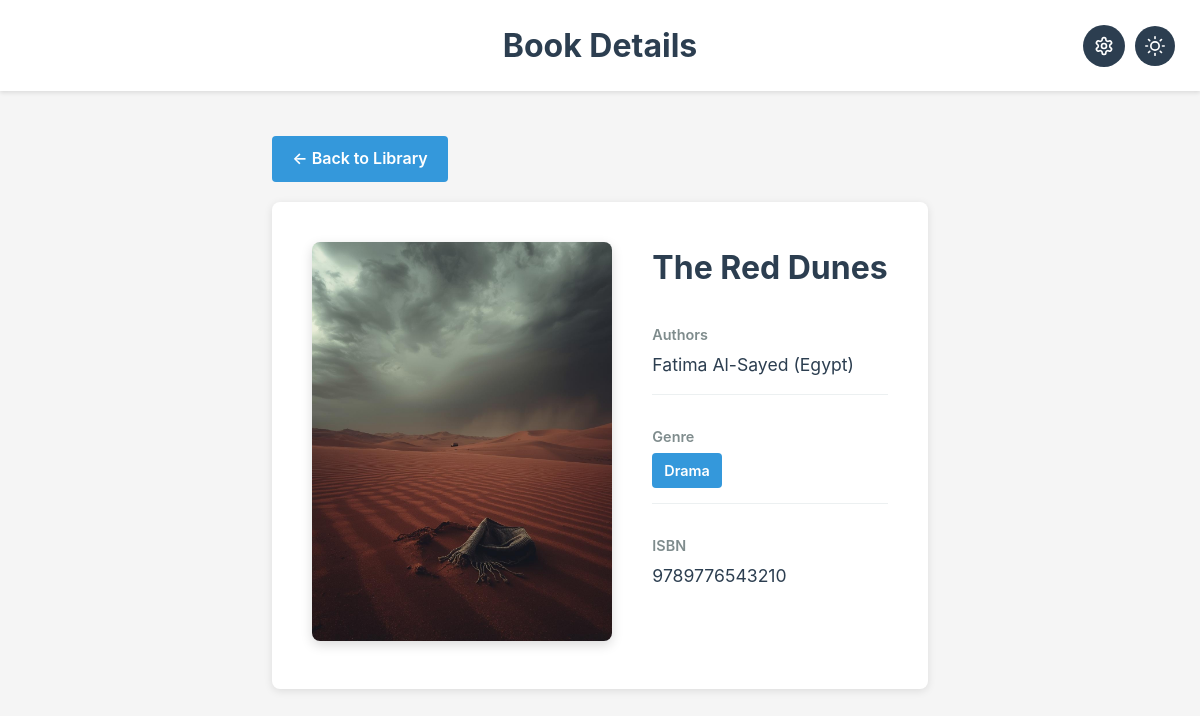
/books/9/, run on the app's committed database.
### bookprocess/models.py (models this page shows, shortened)
class Book(models.Model):
    title = models.CharField(max_length=300) #: Title of the book.
    authors = models.ManyToManyField(Author, through='BookAuthor', related_name='books') #:  Authors related to the book. Uses :class:`BookAuthor` as a through model to preserve order.
    genre = models.ForeignKey(Genre, on_delete=models.PROTECT, default=0) #: Genre foreign key.
    cover = models.ImageField(upload_to='covers/', null=True, blank=True) #:  Optional cover image stored under ``covers/``.
    adapted = models.BooleanField(default=False) #: True if the book was adapted to film.
    film_title = models.CharField(max_length=300, null=True, blank=True) #: Title of the film adaptation when available.
    isbn = models.CharField(
        max_length=13,
        unique=True,
        editable=False,
        validators=[isbn_validator],
        help_text="ISBN-13: 13 digits, generated automatically.",
    ) #: Unique, non-editable ISBN generated for the book.
    class Meta:
        ordering = ['title'] #: Default ordering for books (by title).

class BookAuthor(models.Model):
    book = models.ForeignKey(Book, on_delete=models.CASCADE) #: ForeignKey to the related book.
    author = models.ForeignKey(Author, on_delete=models.PROTECT) #: ForeignKey to the related author.
    order = models.PositiveIntegerField(default=1) #: Position of the author in the book's author list.
    class Meta:
        ordering = ['order'] #: Ensures BookAuthor rows are ordered by the ``order`` field
        constraints = [
            models.UniqueConstraint(fields=['book', 'author'], name='unique_book_author')
        ] #: Enforces a uniqueness constraint across (book, author).

class Author(models.Model):
    first_name = models.CharField(max_length=100) #: Given name of the author.
    last_name = models.CharField(max_length=100) #: Family name of the author.
    nationality = models.ForeignKey(Nationality, on_delete=models.PROTECT, default=0) #: Foreign key to the author's nationality.
    def name(self):
        """Return the author's full name as "First Last".

        Returns
        -------
        str
            Full name composed from ``first_name`` and ``last_name``.
        """
        return f"{self.first_name} {self.last_name}"
    class Meta:
        ordering = ['last_name', 'first_name'] #: Default ordering used when querying authors in the admin.
        constraints = [
            models.UniqueConstraint(fields=['first_name', 'last_name', 'nationality'], name='unique_author')
        ] #: Constraints applicable.

class Nationality(models.Model):
    name = models.CharField(max_length=100, unique=True) #: Human-readable name of the nationality (unique).
    code = models.CharField(max_length=3, unique=True) #: ISO-like short code for the nationality (unique, max length 3).
    class Meta:
        verbose_name_plural = "Nationalities" #: admin-friendly plural name.
        ordering = ['name'] #: Default ordering used by querysets and the admin changelist

class Genre(models.Model):
    name = models.CharField(max_length=100, unique=True) #: Name of the genre (unique).
    class Meta:
        ordering = ['name'] #: Default ordering for querysets (by genre name).

### bookprocess/views.py (the view)
# urls.py: path('books/<int:book_id>/', views.book_detail_view, name='book-detail'),
def book_detail_view(request, book_id):
    book = get_object_or_404(
        Book.objects.prefetch_related('bookauthor_set__author__nationality', 'genre'),
        id=book_id
    )
    context = {
        'book': book,
    }
    return render(request, 'books/book_detail.html', context)

### bookprocess/templates/books/book_detail.html (shortened to what this page needs)
{% load static %}
<!DOCTYPE html>
<html lang="en">
<head>
</head>
<body>
    <header>
        <h1>Book Details</h1>
        <div class="header-buttons">
            <a href="{% url 'admin:index' %}" class="admin-button" title="Admin Panel">
            </a>
            <button class="dark-toggle" id="themeToggle" title="Toggle Dark Mode">
            </button>
        </div>
    </header>
    <div class="container">
        <a href="{% url 'books-list' %}" class="back-button">← Back to Library</a>
        <div class="book-detail">
            <div class="book-content">
                <div>
                    {% if book.cover %}
                    <img src="{{ book.cover.url }}" alt="{{ book.title }}" class="book-cover-large">
                    {% else %}
                    <div class="no-cover">No Cover Available</div>
                    {% endif %}
                </div>
                <div class="book-details">
                    <h2>{{ book.title }}</h2>
                    <div class="detail-row">
                        <div class="detail-label">Authors</div>
                        <div class="detail-value">
                            {% for ba in book.bookauthor_set.all %}
                                {{ ba.author.first_name }} {{ ba.author.last_name }}
                                {% if ba.author.nationality %}
                                    ({{ ba.author.nationality.name }})
                                {% endif %}
                            {% empty %}
                                Unknown
                            {% endfor %}
                        </div>
                    </div>
                    {% if book.genre %}
                    <div class="detail-row">
                        <div class="detail-label">Genre</div>
                        <div class="detail-value">
                            <span class="badge badge-genre">{{ book.genre.name }}</span>
                        </div>
                    </div>
                    {% endif %}
                    {% if book.isbn %}
                    <div class="detail-row">
                        <div class="detail-label">ISBN</div>
                        <div class="detail-value">{{ book.isbn }}</div>
                    </div>
                    {% endif %}
                </div>
            </div>
        </div>
    </div>
</body>
</html>

### bookprocess/templates/books/book_detail.html (style rules this page uses)
* { margin: 0; padding: 0; box-sizing: border-box; }
body { font-family: -apple-system, BlinkMacSystemFont, 'Segoe UI', Roboto, Oxygen, Ubuntu, Cantarell, sans-serif; background: #f5f5f5; color: #333; line-height: 1.6; display: flex; flex-direction: column; min-height: 100vh; transition: background 0.3s, color 0.3s; }
header { background: white; padding: 20px 0; box-shadow: 0 2px 4px rgba(0,0,0,0.1); margin-bottom: 25px; position: relative; transition: background 0.3s; }
h1 { text-align: center; color: #2c3e50; font-size: 2rem; position: relative; transition: color 0.3s; }
.header-buttons { position: absolute; right: 25px; top: 50%; transform: translateY(-50%); display: flex; gap: 10px; align-items: center; }
.admin-button { display: flex; align-items: center; justify-content: center; width: 42px; height: 42px; background: #2c3e50; color: white; border-radius: 50%; text-decoration: none; transition: all 0.3s; }
.admin-button svg { width: 20px; height: 20px; stroke: white; }
.dark-toggle { background: #2c3e50; color: white; border: none; border-radius: 50%; width: 40px; height: 40px; cursor: pointer; display: flex; align-items: center; justify-content: center; transition: background 0.3s, transform 0.3s; }
.theme-icon-when-light, .theme-icon-when-dark { display: none; width: 20px; height: 20px; }
body:not(.dark-mode) .theme-icon-when-light { display: block; }
.dark-toggle svg { stroke: white; }
.container { max-width: 1000px; margin: 0 auto; padding: 20px; }
.back-button { display: inline-block; margin-bottom: 20px; padding: 10px 20px; background: #3498db; color: white; text-decoration: none; border-radius: 4px; font-weight: 600; transition: background 0.3s; }
.book-detail { background: white; border-radius: 8px; padding: 40px; box-shadow: 0 2px 8px rgba(0,0,0,0.1); transition: background 0.3s, color 0.3s; }
.book-content { display: grid; grid-template-columns: 300px 1fr; gap: 40px; }
.book-cover-large { width: 100%; border-radius: 8px; box-shadow: 0 4px 12px rgba(0,0,0,0.15); }
.book-details h2 { font-size: 2rem; color: #2c3e50; margin-bottom: 15px; transition: color 0.3s; }
.detail-row { margin: 15px 0; padding: 15px 0; border-bottom: 1px solid #ecf0f1; transition: border-color 0.3s; }
.detail-row:last-child { border-bottom: none; }
.detail-label { font-weight: 600; color: #7f8c8d; margin-bottom: 5px; font-size: 0.9rem; transition: color 0.3s; }
.detail-value { font-size: 1.1rem; color: #2c3e50; transition: color 0.3s; }
.badge { display: inline-block; padding: 6px 12px; border-radius: 4px; font-size: 0.9rem; font-weight: 600; margin-right: 10px; }
.badge-genre { background: #3498db; color: white; }

### data on the page
Book: cover (picture), title "The Red Dunes", genre.name "Drama", isbn "9789776543210"
BookAuthor: author.first_name "Fatima", author.last_name "Al-Sayed", author.nationality.name "Egypt"
